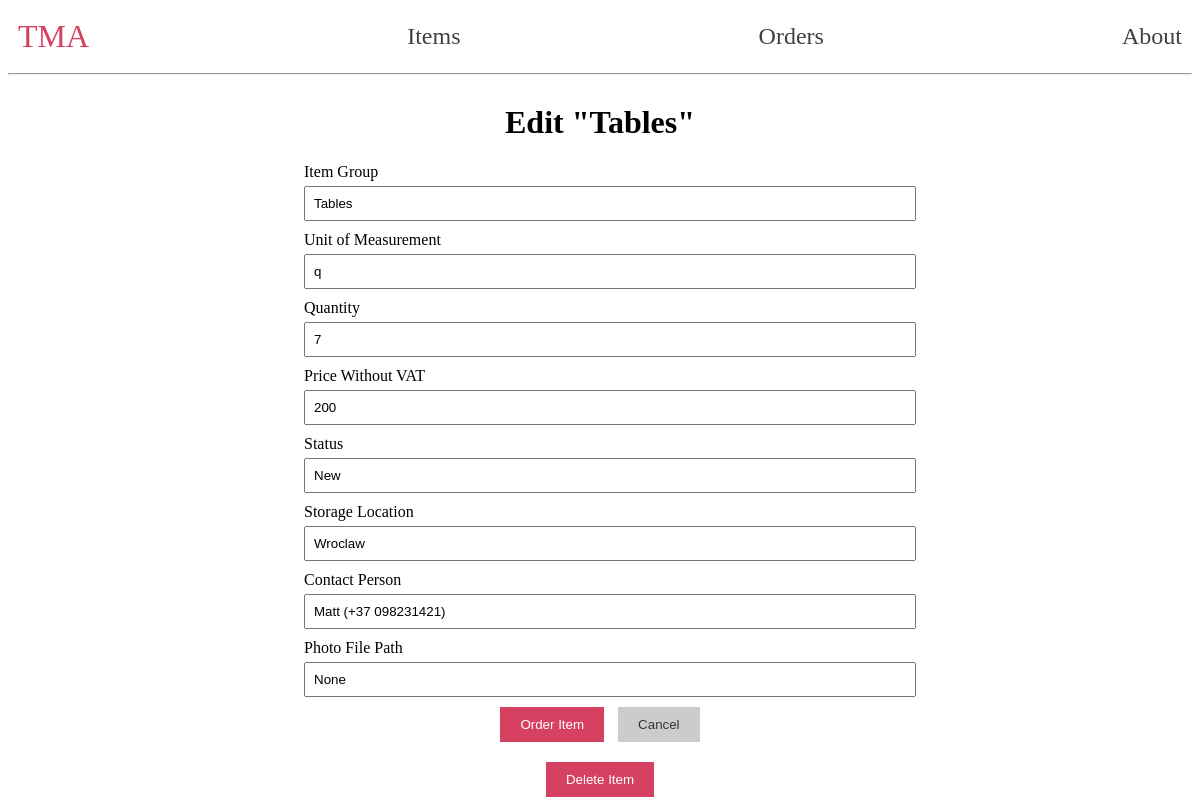
/items/edit/2/, run on the app's committed database.
### tables this page shows
CREATE TABLE Items (
    ItemID INTEGER PRIMARY KEY,
    ItemGroup VARCHAR(255) NOT NULL,
    UnitOfMeasurement VARCHAR(255) NOT NULL,
    Quantity INTEGER NOT NULL,
    PriceWithoutVAT DECIMAL(10, 2) NOT NULL,
    Status VARCHAR(255) NOT NULL,
    StorageLocation VARCHAR(255),
    ContactPerson TEXT,
    PhotoFilePath VARCHAR(255)
);

### app/routes/items.py (the view, shortened to what this page needs)
@items_bp.route('/items/edit/<int:id>/', methods=['GET', 'POST'])
def edit_item(id):
    item = get_items(id)
    return render_template('edit_item.html', item=item)

### app/routes/items.py (called while the page is built)
def get_items(good_id):
    conn = get_db_connection()
    good = conn.execute('SELECT * FROM Items WHERE ItemID = ?',
                        (good_id,)).fetchone()
    conn.close()
    if good is None:
        abort(404)
    return good

### app/utils.py (called while the page is built)
def get_db_connection():
    current_dir = os.path.dirname(os.path.abspath(__file__))
    parent_dir = os.path.dirname(current_dir)
    db_path = os.path.join(parent_dir, 'db', 'database.db')
    conn = sqlite3.connect(db_path)
    conn.row_factory = sqlite3.Row
    return conn

### app/templates/edit_item.html
{% extends 'base.html' %}
{% block content %}
    <div style="display: flex; justify-content: center;">
        <div style="width: 50%;">
            <h1 style="text-align: center;">Edit "{{ item['ItemGroup'] }}"</h1>
            <form method="post" style="margin-bottom: 20px;">
                <label for="ItemGroup" style="display: block; margin-bottom: 5px;">Item Group</label>
                <input type="text" name="item_group"
                       placeholder="Item group"
                       value="{{ request.form['item_group'] or item['ItemGroup'] }}"
                       style="padding: 8px; width: 100%; margin-bottom: 10px;">
                <label for="UnitOfMeasurement" style="display: block; margin-bottom: 5px;">Unit of Measurement</label>
                <input type="text" name="unit_of_measurement"
                       placeholder="Unit of measurement"
                       value="{{ request.form['unit_of_measurement'] or item['UnitOfMeasurement'] }}"
                       style="padding: 8px; width: 100%; margin-bottom: 10px;">
                <label for="Quantity" style="display: block; margin-bottom: 5px;">Quantity</label>
                <input type="number" name="quantity"
                       placeholder="Quantity"
                       value="{{ request.form['quantity'] or item['Quantity'] }}"
                       style="padding: 8px; width: 100%; margin-bottom: 10px;">
                <label for="price_without_vat" style="display: block; margin-bottom: 5px;">Price Without VAT</label>
                <input type="text" name="price_without_vat"
                       placeholder="PriceWithoutVat"
                       value="{{ request.form['price_without_vat'] or item['PriceWithoutVAT'] }}"
                       style="padding: 8px; width: 100%; margin-bottom: 10px;">
                <label for="Status" style="display: block; margin-bottom: 5px;">Status</label>
                <input type="text" name="status"
                       placeholder="Status"
                       value="{{ request.form['status'] or item['Status'] }}"
                       style="padding: 8px; width: 100%; margin-bottom: 10px;">
                <label for="StorageLocation" style="display: block; margin-bottom: 5px;">Storage Location</label>
                <input type="text" name="storage_location"
                       placeholder="StorageLocation"
                       value="{{ request.form['storage_location'] or item['StorageLocation'] }}"
                       style="padding: 8px; width: 100%; margin-bottom: 10px;">
                <label for="ContactPerson" style="display: block; margin-bottom: 5px;">Contact Person</label>
                <input type="text" name="contact_person"
                       placeholder="ContactPerson"
                       value="{{ request.form['contact_person'] or item['ContactPerson'] }}"
                       style="padding: 8px; width: 100%; margin-bottom: 10px;">
                <label for="PhotoFilePath" style="display: block; margin-bottom: 5px;">Photo File Path</label>
                <input type="text" name="photo_file_path"
                       placeholder="Photo file path"
                       value="{{ request.form['photo_file_path'] or item['PhotoFilePath'] }}"
                       style="padding: 8px; width: 100%; margin-bottom: 10px;">
                <div style="text-align: center;">
                    <button type="submit" style="padding: 10px 20px; background-color: #d64161; color: white; border: none; cursor: pointer; margin-right: 10px;">Order Item</button>
                    <button type="button" onclick="window.history.back()" style="padding: 10px 20px; background-color: #ccc; color: #333; border: none; cursor: pointer;">Cancel</button>
                </div>
            </form>
            <form action="{{ url_for('routes.items.delete_item', id=item['ItemID']) }}" method="POST">
                <div style="text-align: center;">
                    <input type="submit" value="Delete Item" onclick="return confirm('Are you sure you want to delete this good?')"
                           style="padding: 10px 20px; background-color: #d64161; color: white; border: none; cursor: pointer;">
                </div>
            </form>
        </div>
    </div>
{% endblock %}

### data on the page
Items: ItemGroup "Tables", item_group "Tables", unit_of_measurement "q", quantity "7", price_without_vat "200", status "New", storage_location "Wroclaw", contact_person "Matt (+37 098231421)", photo_file_path "None"
